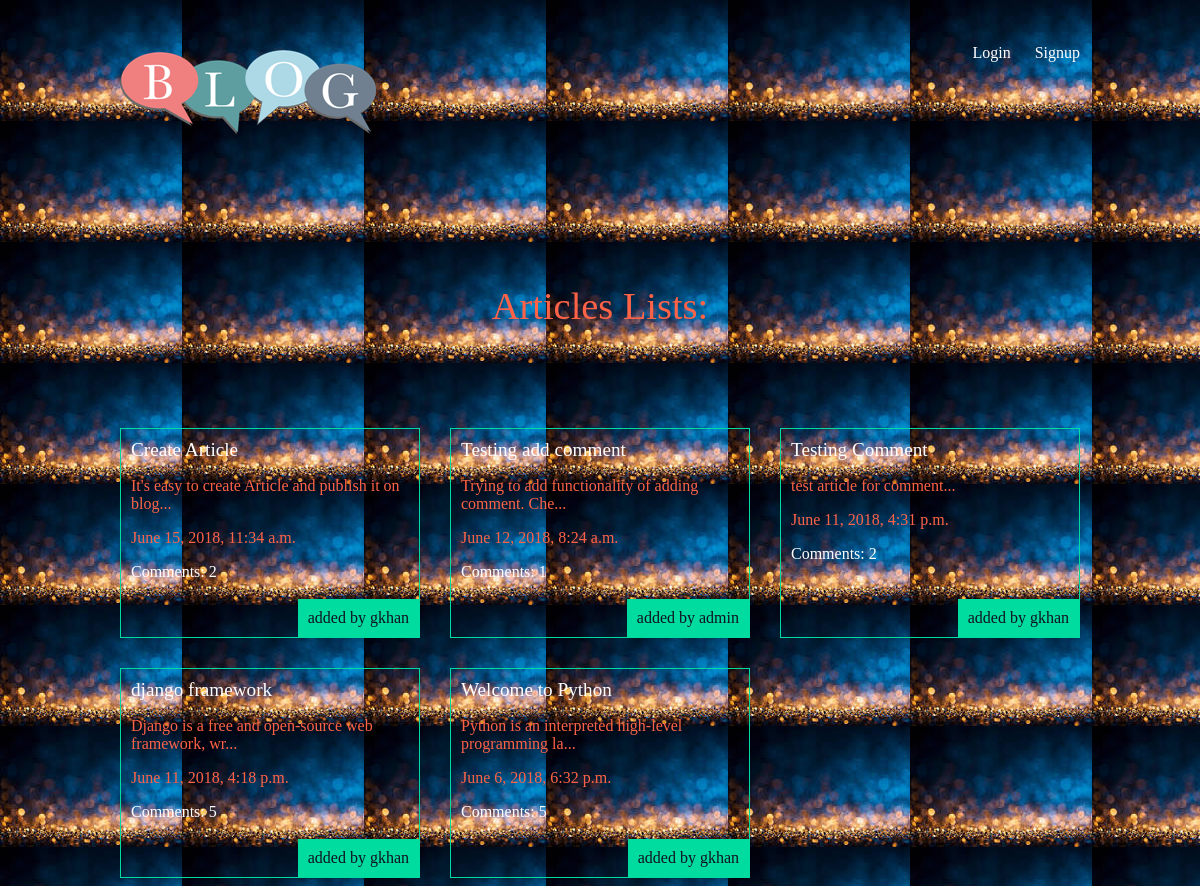
The app's page /articles/ with its own data.
### articles/models.py (models this page shows, shortened)
class Article(models.Model):
    title = models.CharField(max_length=60)
    slug = models.SlugField()
    body = models.TextField(max_length=140)
    date = models.DateTimeField(auto_now_add=True)
    thumb = models.ImageField(default='default.png', blank=True)
    author = models.ForeignKey(User, default=None)
    def snippet(self):
        return self.body[:50] + '...'

### articles/views.py (the view)
def article_list(request):
    articles = Article.objects.all().order_by('-date');
    return render(request, 'articles/article_list.html', { 'articles': articles })

### articles/templates/articles/article_list.html
{% extends 'base_layout.html' %}
{% block content%}
    <h1>Articles Lists:</h1>
    <div class="articles">
    {% for article in articles %}
        <div class="article">
            <h2><a href="{% url 'articles:detail' slug=article.slug %}">{{ article.title }}</a></h2>
            <p>{{ article.snippet }}</p>
            <p>{{ article.date }}</p>
            <p class="author">added by {{ article.author.username }}</p>
            <p><a href="{% url 'articles:detail' slug=article.slug %}">Comments: {{ article.comments.count }}</a></p>
        </div>
    {% endfor %}
    </div>
{% endblock %}

### assets/styles.css (style rules this page uses)
body { background-color:#0f121f; background-image: url(/static/bg.jpg); background-repeat-y: no-repeat; color: #FF6347; }
body * { font-family: serif; }
h1, h2, h3, h4, h5 { font-weight: normal; margin: 0; }
a, a:hover, a:visited { color: #fff; text-decoration: none; }
div.wrapper > h1 { text-align: center; margin: 100px auto; font-size: 2.4em }
.articles { display: grid; grid-template-columns: 1fr 1fr 1fr; grid-gap: 30px; }
.article { padding: 10px; border: 1px solid #00dba0; position: relative; padding-bottom: 40px; }
.article h2 { font-size: 1.2em; }
.article .author { padding: 10px; background: #00dba0; position: absolute; right: 0; bottom: 0; margin: 0; color: #0f121f; }

### records on screen
Article: title "Create Article", snippet "It's easy to create Article and publish it on blog...", date "June 15, 2018, 11:34 a.m.", author.username "gkhan", comments.count "2"
Article: title "Testing add comment", snippet "Trying to add functionality of adding comment. Che...", date "June 12, 2018, 8:24 a.m.", author.username "admin", comments.count "1"
Article: title "Testing Comment", snippet "test article for comment...", date "June 11, 2018, 4:31 p.m.", author.username "gkhan", comments.count "2"
Article: title "django framework", snippet "Django is a free and open-source web framework, wr...", date "June 11, 2018, 4:18 p.m.", author.username "gkhan", comments.count "5"
Article: title "Welcome to Python", snippet "Python is an interpreted high-level programming la...", date "June 6, 2018, 6:32 p.m.", author.username "gkhan", comments.count "5"
